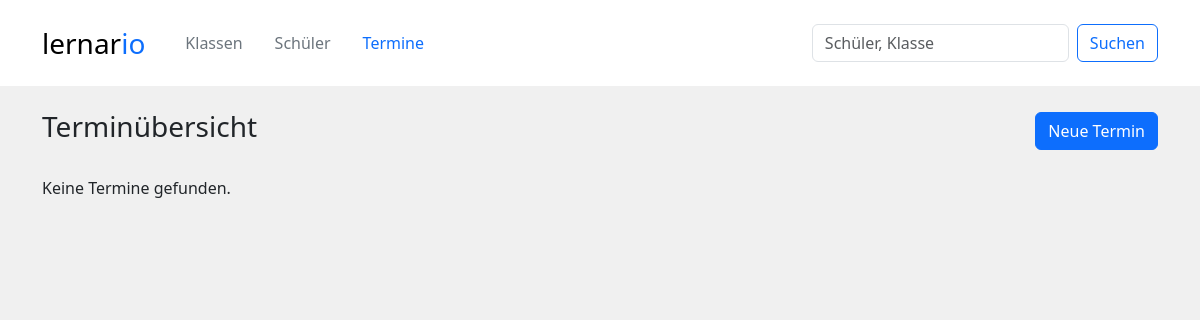
The app's page /termine/, older data.
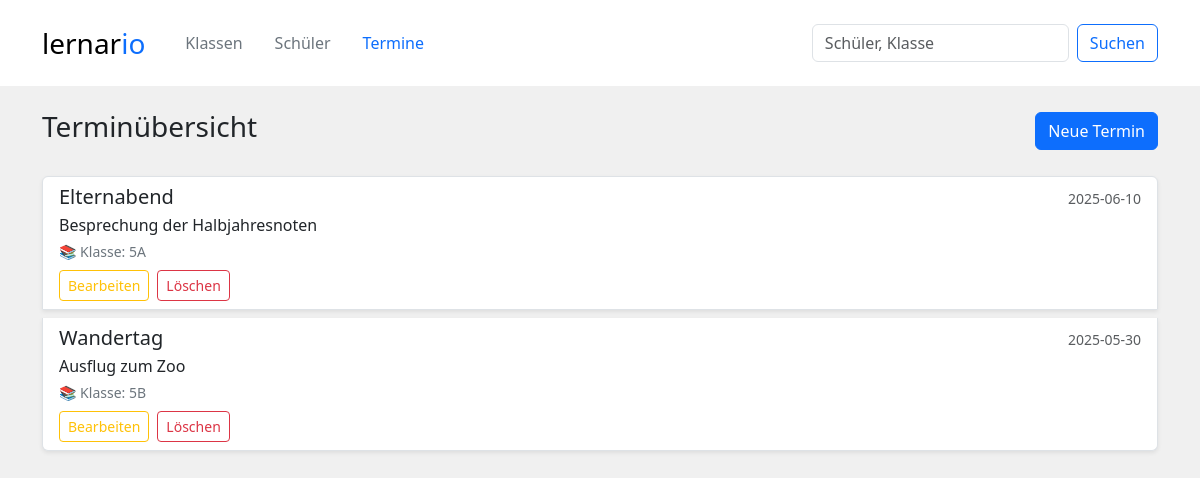
The same page, newer data.
### tables this page shows
CREATE TABLE termine (
    termin_id INTEGER PRIMARY KEY,
    termin_name TEXT NOT NULL,
    datum DATE NOT NULL,
    klasse_id INTEGER,
    beschreibung TEXT,
    FOREIGN KEY (klasse_id) REFERENCES klassen(klasse_id) ON DELETE CASCADE
);

CREATE TABLE klassen (
    klasse_id INTEGER PRIMARY KEY,
    klassenname TEXT not null
);

### controllers/termine_controller.py (the view)
@termine_bp.route('/')
def uebersicht():
    termine_liste = termine_service.gib_alle_termine()
    return render_template('termine.html', termine_liste=termine_liste, active_page="kalender")

### services/sqllite_db.py (called while the page is built)
def query_db(query, params=(), commit=False):
    with sqlite3.connect(DB_PATH) as conn:
        conn.execute("PRAGMA foreign_keys = ON")#Wichtig damit ON DELETE CASCADE funktioniert
        conn.row_factory = sqlite3.Row
        cursor = conn.cursor()
        cursor.execute(query, params)
        if commit:
            conn.commit()
        data = cursor.fetchall()
        return [dict(row) for row in data]

### services/termine_service.py (called while the page is built)
def gib_alle_termine():
    data = query_db(
        """
        select
            termine.termin_name,
            termine.datum,
            ifnull(termine.beschreibung, '') AS beschreibung,
            klassen.klassenname
            from termine JOIN klassen ON termine.klasse_id = klassen.klasse_id
    """)
    return data

### templates/termine.html (shortened to what this page needs)
{% extends "components/layout.html" %}
{% block content %}
<div class="container py-4">
    <div class="d-flex justify-content-between align-items-center mb-4">
        <h3>Terminübersicht</h3>
        <a href="{{ url_for('termine.uebersicht') }}" class="btn btn-primary">Neue Termin</a>
    </div>
    <div class="list-group">
        {% for termin in termine_liste %}
        <div class="list-group-item list-group-item-action mb-2 shadow-sm">
            <div class="d-flex w-100 justify-content-between align-items-center">
                <h5 class="mb-1">{{ termin.termin_name }}</h5>
                <small class="text-muted">{{ termin.datum }}</small>
            </div>
            <p class="mb-1">{{ termin.beschreibung }}</p>
            <small class="text-secondary">📚 Klasse: {{ termin.klassenname }}</small>
            <div class="mt-2 d-flex gap-2">
                <a href="#" class="btn btn-sm btn-outline-warning">Bearbeiten</a>
                <a href="#" class="btn btn-sm btn-outline-danger">Löschen</a>
            </div>
        </div>
        {% else %}
        <p>Keine Termine gefunden.</p>
        {% endfor %}
    </div>
</div>
{% endblock %}

### templates/components/layout.html (shortened to what this page needs)
<!DOCTYPE html>
<html lang="de">
<head>
    <link href="https://cdn.jsdelivr.net/npm/bootstrap@5.3.3/dist/css/bootstrap.min.css" rel="stylesheet"
>
</head>
<body>
    {% block content %}{% endblock %}
</body>
</html>

### templates/components/header.html (shortened to what this page needs)
<nav class="navbar py-2 navbar-expand-lg bg-white">
    <div class="container">
        <a class="navbar-brand fs-3 fw-medium me-4" href="{{ url_for('homepage') }}">lernar<span
                class="text-primary">io</span></a>
        <div class="collapse navbar-collapse flex justify-content-center" id="navbarSupportedContent">
            <ul class="nav me-auto mb-lg-0">
                <li>
                    <a href="{{ url_for('klassen.uebersicht') }}"
                        class="nav-link link-secondary{% if active_page == 'klassen' %}active {% endif %}">
                        Klassen
                    </a>
                </li>
                <li>
                    <a href="{{ url_for('schueler.uebersicht') }}"
                        class="nav-link link-secondary{% if active_page == 'schueler' %}active {% endif %}">
                        Schüler
                    </a>
                </li>
                <li>
                    <a href="{{ url_for('termine.uebersicht') }}"
                        class="nav-link link-secondary{% if active_page == 'kalender' %}active {% endif %}">Termine</a>
                </li>
            </ul>
            <form class="d-flex mt-3" role="search">
                <input class="form-control me-2" type="search" placeholder="Schüler, Klasse" aria-label="Schüler">
                <button class="btn btn-outline-primary" type="submit">Suchen</button>
            </form>
        </div>
    </div>
</nav>

### templates/components/layout.html (style rules this page uses)
body { background: linear-gradient(310deg, rgb(240, 240, 240) 0%, rgb(240, 240, 240) 100%); font-family: 'Segoe UI', sans-serif; }

Row changes from the older to the newer data that the page shows:
added termine: termin_name "Elternabend", datum "2025-06-10", beschreibung "Besprechung der Halbjahresnoten", klassenname "5A"
now on this page (row edited): termine: termin_name "Wandertag", datum "2025-05-30", beschreibung "Ausflug zum Zoo", klassenname "5B"
Text that changed along with them:
text no longer shown: "Keine Termine gefunden."
